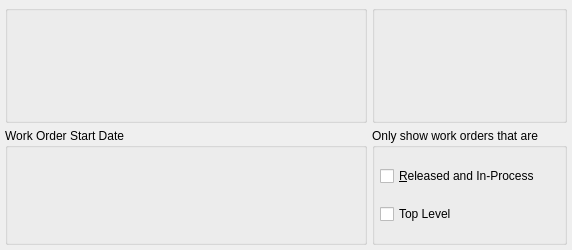
<?xml version="1.0" encoding="UTF-8"?>
<ui version="4.0">
 <comment>This file is part of the xTuple ERP: PostBooks Edition, a free and
open source Enterprise Resource Planning software suite,
Copyright (c) 1999-2010 by OpenMFG LLC, d/b/a xTuple.
It is licensed to you under the Common Public Attribution License
version 1.0, the full text of which (including xTuple-specific Exhibits)
is available at www.xtuple.com/CPAL.  By using this software, you agree
to be bound by its terms.</comment>
 <class>dspWoScheduleByWorkOrder</class>
 <widget class="QWidget" name="dspWoScheduleByWorkOrder">
  <property name="geometry">
   <rect>
    <x>0</x>
    <y>0</y>
    <width>572</width>
    <height>250</height>
   </rect>
  </property>
  <property name="windowTitle">
   <string>Work Order Schedule by Work Order</string>
  </property>
  <layout class="QGridLayout" name="gridLayout_4">
   <item row="0" column="0">
    <widget class="QGroupBox" name="_woGroup">
     <property name="title">
      <string/>
     </property>
     <layout class="QGridLayout" name="gridLayout">
      <item row="0" column="0">
       <widget class="WoCluster" name="_workorder"/>
      </item>
     </layout>
    </widget>
   </item>
   <item row="0" column="1">
    <widget class="WarehouseGroup" name="_warehouse">
     <property name="focusPolicy">
      <enum>Qt::StrongFocus</enum>
     </property>
     <property name="title">
      <string/>
     </property>
     <property name="fixedSize">
      <bool>false</bool>
     </property>
    </widget>
   </item>
   <item row="1" column="0">
    <widget class="QGroupBox" name="_dateGroup">
     <property name="title">
      <string>Work Order Start Date</string>
     </property>
     <layout class="QGridLayout" name="gridLayout_2">
      <item row="0" column="0">
       <widget class="DateCluster" name="_dates">
        <property name="focusPolicy">
         <enum>Qt::StrongFocus</enum>
        </property>
       </widget>
      </item>
      <item row="0" column="1">
       <spacer>
        <property name="orientation">
         <enum>Qt::Horizontal</enum>
        </property>
        <property name="sizeType">
         <enum>QSizePolicy::Expanding</enum>
        </property>
        <property name="sizeHint" stdset="0">
         <size>
          <width>0</width>
          <height>20</height>
         </size>
        </property>
       </spacer>
      </item>
     </layout>
    </widget>
   </item>
   <item row="1" column="1">
    <widget class="QGroupBox" name="groupBox">
     <property name="title">
      <string>Only show work orders that are</string>
     </property>
     <layout class="QGridLayout" name="gridLayout_3">
      <item row="0" column="0">
       <widget class="XCheckBox" name="_showOnlyRI">
        <property name="text">
         <string>&amp;Released and In-Process</string>
        </property>
       </widget>
      </item>
      <item row="1" column="0">
       <widget class="XCheckBox" name="_showOnlyTopLevel">
        <property name="text">
         <string>Top Level</string>
        </property>
       </widget>
      </item>
     </layout>
    </widget>
   </item>
  </layout>
 </widget>
 <layoutdefault spacing="5" margin="5"/>
 <pixmapfunction>qPixmapFromMimeSource</pixmapfunction>
 <customwidgets>
  <customwidget>
   <class>DateCluster</class>
   <extends>QWidget</extends>
   <header>datecluster.h</header>
  </customwidget>
  <customwidget>
   <class>WarehouseGroup</class>
   <extends>QGroupBox</extends>
   <header>warehousegroup.h</header>
  </customwidget>
  <customwidget>
   <class>WoCluster</class>
   <extends>QWidget</extends>
   <header>wocluster.h</header>
  </customwidget>
  <customwidget>
   <class>XCheckBox</class>
   <extends>QCheckBox</extends>
   <header>xcheckbox.h</header>
  </customwidget>
 </customwidgets>
 <tabstops>
  <tabstop>_warehouse</tabstop>
  <tabstop>_dates</tabstop>
  <tabstop>_showOnlyRI</tabstop>
  <tabstop>_showOnlyTopLevel</tabstop>
 </tabstops>
 <resources/>
 <connections/>
</ui>
